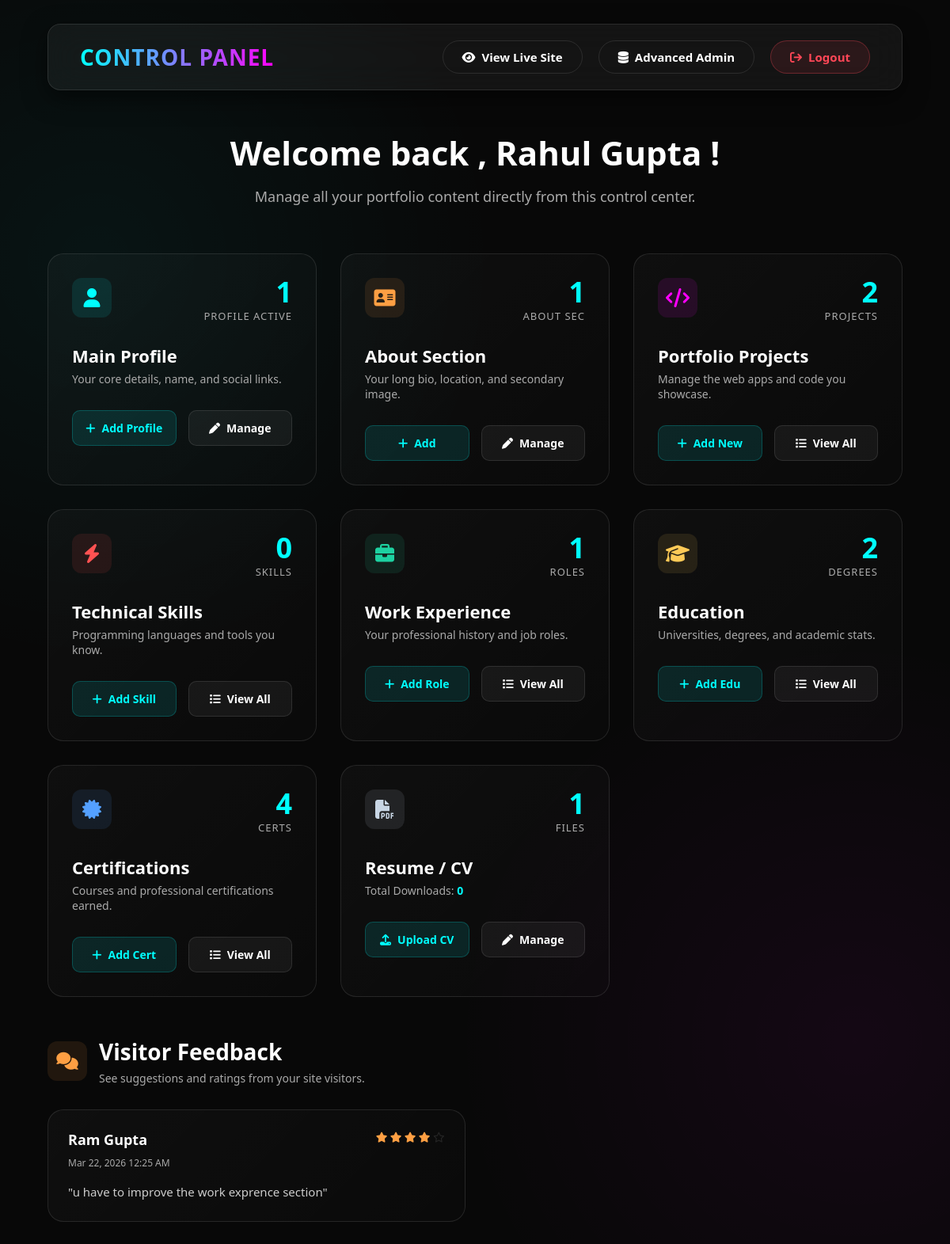
Screenshot of /admins/ (signed in) with the database file from the repository.
### my_portfolio/models.py (models this page shows, shortened)
class Profile(models.Model):
    name = models.CharField(max_length=100)
    role = models.CharField(max_length=200)
    github = models.URLField()
    linkedin = models.URLField()
    instagram = models.URLField(blank=True)
    twitter = models.URLField(blank=True)
    email = models.EmailField()
    profile_image = models.ImageField(upload_to='profile/')

class Resume(models.Model):
    title = models.CharField(max_length=200)
    resume_file = models.FileField(upload_to="resume/")
    downloads = models.IntegerField(default=0)
    updated_at = models.DateTimeField(auto_now=True)

class Feedback(models.Model):
    name = models.CharField(max_length=150, blank=True, null=True, default="Anonymous")
    rating = models.IntegerField(default=5)
    comment = models.TextField()
    created_at = models.DateTimeField(auto_now_add=True)

### my_portfolio/views.py (the view)
# urls.py: path('admins/', views.admins, name='admins'),
@login_required(login_url="admin_login")
def admins(request):
    profile = Profile.objects.first()
    feedbacks = Feedback.objects.all().order_by('-created_at')
    for fb in feedbacks:
        fb.stars_range = range(fb.rating)
        fb.empty_stars_range = range(5 - fb.rating)
    context = {
        'profile': profile,
        'projects_count': Project.objects.count(),
        'experiences_count': Experience.objects.count(),
        'educations_count': Education.objects.count(),
        'certificates_count': Certificate.objects.count(),
        'skills_count': Skill.objects.count(),
        'has_resume': Resume.objects.exists(),
        'resume': Resume.objects.first(),
        'has_about': About.objects.exists(),
        'feedbacks': feedbacks,
    }
    return render(request, "admins.html", context)

### my_portfolio/templates/admins.html (shortened to what this page needs)
{% load static %}
<!DOCTYPE html>
<html lang="en">
<head>
    <link rel="stylesheet" href="https://cdnjs.cloudflare.com/ajax/libs/font-awesome/6.5.0/css/all.min.css">
    <link href="https://unpkg.com/aos@2.3.1/dist/aos.css" rel="stylesheet">
</head>
<body>
    <div class="header" data-aos="fade-down">
        <div class="logo">
            <h1>Control Panel</h1>
        </div>
        <div class="header-actions">
            <a href="{% url 'viewers' %}" class="btn btn-outline" target="_blank">
                <i class="fa-solid fa-eye"></i> View Live Site
            </a>
            <a href="/admin/" class="btn btn-outline">
                <i class="fa-solid fa-database"></i> Advanced Admin
            </a>
            <a href="{% url 'admin_logout' %}" class="btn btn-danger">
                <i class="fa-solid fa-arrow-right-from-bracket"></i> Logout
            </a>
        </div>
    </div>
    <div class="dashboard-container">
        <div class="dashboard-header" data-aos="zoom-in">
            <h2>Welcome back {% if profile %}, {{ profile.name }} {% endif %}!</h2>
            <p>Manage all your portfolio content directly from this control center.</p>
        </div>
        <div class="grid">
            <div class="admin-card" data-aos="fade-up" data-aos-delay="0">
                <div class="card-header">
                    <div class="card-icon"><i class="fa-solid fa-user"></i></div>
                    <div class="card-stat">
                        <h3>1</h3>
                        <span>Profile Active</span>
                    </div>
                </div>
                <div class="card-title">Main Profile</div>
                <p style="color:var(--text-muted); font-size: 14px; margin-top:5px;">Your core details, name, and social links.</p>
                <div class="card-actions">
                    <a href="/admin/my_portfolio/profile/add/" class="card-btn btn-add"><i class="fa-solid fa-plus"></i> Add Profile</a>
                    <a href="/admin/my_portfolio/profile/" class="card-btn btn-manage"><i class="fa-solid fa-pen"></i> Manage</a>
                </div>
            </div>
            <div class="admin-card" data-aos="fade-up" data-aos-delay="100">
                <div class="card-header">
                    <div class="card-icon" style="color: #ff9f43; background: rgba(255, 159, 67, 0.1);"><i class="fa-solid fa-address-card"></i></div>
                    <div class="card-stat">
                        <h3>{% if has_about %}1{% else %}0{% endif %}</h3>
                        <span>About Sec</span>
                    </div>
                </div>
                <div class="card-title">About Section</div>
                <p style="color:var(--text-muted); font-size: 14px; margin-top:5px;">Your long bio, location, and secondary image.</p>
                <div class="card-actions">
                    <a href="/admin/my_portfolio/about/add/" class="card-btn btn-add"><i class="fa-solid fa-plus"></i> Add</a>
                    <a href="/admin/my_portfolio/about/" class="card-btn btn-manage"><i class="fa-solid fa-pen"></i> Manage</a>
                </div>
            </div>
            <div class="admin-card" data-aos="fade-up" data-aos-delay="200">
                <div class="card-header">
                    <div class="card-icon" style="color: #ff00ff; background: rgba(255, 0, 255, 0.1);"><i class="fa-solid fa-code"></i></div>
                    <div class="card-stat">
                        <h3>{{ projects_count }}</h3>
                        <span>Projects</span>
                    </div>
                </div>
                <div class="card-title">Portfolio Projects</div>
                <p style="color:var(--text-muted); font-size: 14px; margin-top:5px;">Manage the web apps and code you showcase.</p>
                <div class="card-actions">
                    <a href="/admin/my_portfolio/project/add/" class="card-btn btn-add"><i class="fa-solid fa-plus"></i> Add New</a>
                    <a href="/admin/my_portfolio/project/" class="card-btn btn-manage"><i class="fa-solid fa-list"></i> View All</a>
                </div>
            </div>
            <div class="admin-card" data-aos="fade-up" data-aos-delay="300">
                <div class="card-header">
                    <div class="card-icon" style="color: #ff5252; background: rgba(255, 82, 82, 0.1);"><i class="fa-solid fa-bolt"></i></div>
                    <div class="card-stat">
                        <h3>{{ skills_count }}</h3>
                        <span>Skills</span>
                    </div>
                </div>
                <div class="card-title">Technical Skills</div>
                <p style="color:var(--text-muted); font-size: 14px; margin-top:5px;">Programming languages and tools you know.</p>
                <div class="card-actions">
                    <a href="/admin/my_portfolio/skill/add/" class="card-btn btn-add"><i class="fa-solid fa-plus"></i> Add Skill</a>
                    <a href="/admin/my_portfolio/skill/" class="card-btn btn-manage"><i class="fa-solid fa-list"></i> View All</a>
                </div>
            </div>
            <div class="admin-card" data-aos="fade-up" data-aos-delay="400">
                <div class="card-header">
                    <div class="card-icon" style="color: #1dd1a1; background: rgba(29, 209, 161, 0.1);"><i class="fa-solid fa-briefcase"></i></div>
                    <div class="card-stat">
                        <h3>{{ experiences_count }}</h3>
                        <span>Roles</span>
                    </div>
                </div>
                <div class="card-title">Work Experience</div>
                <p style="color:var(--text-muted); font-size: 14px; margin-top:5px;">Your professional history and job roles.</p>
                <div class="card-actions">
                    <a href="/admin/my_portfolio/experience/add/" class="card-btn btn-add"><i class="fa-solid fa-plus"></i> Add Role</a>
                    <a href="/admin/my_portfolio/experience/" class="card-btn btn-manage"><i class="fa-solid fa-list"></i> View All</a>
                </div>
            </div>
             <div class="admin-card" data-aos="fade-up" data-aos-delay="500">
                <div class="card-header">
                    <div class="card-icon" style="color: #feca57; background: rgba(254, 202, 87, 0.1);"><i class="fa-solid fa-graduation-cap"></i></div>
                    <div class="card-stat">
                        <h3>{{ educations_count }}</h3>
                        <span>Degrees</span>
                    </div>
                </div>
                <div class="card-title">Education</div>
                <p style="color:var(--text-muted); font-size: 14px; margin-top:5px;">Universities, degrees, and academic stats.</p>
                <div class="card-actions">
                    <a href="/admin/my_portfolio/education/add/" class="card-btn btn-add"><i class="fa-solid fa-plus"></i> Add Edu</a>
                    <a href="/admin/my_portfolio/education/" class="card-btn btn-manage"><i class="fa-solid fa-list"></i> View All</a>
                </div>
            </div>
            <div class="admin-card" data-aos="fade-up" data-aos-delay="600">
                <div class="card-header">
                    <div class="card-icon" style="color: #54a0ff; background: rgba(84, 160, 255, 0.1);"><i class="fa-solid fa-certificate"></i></div>
                    <div class="card-stat">
                        <h3>{{ certificates_count }}</h3>
                        <span>Certs</span>
                    </div>
                </div>
                <div class="card-title">Certifications</div>
                <p style="color:var(--text-muted); font-size: 14px; margin-top:5px;">Courses and professional certifications earned.</p>
                <div class="card-actions">
                    <a href="/admin/my_portfolio/certificate/add/" class="card-btn btn-add"><i class="fa-solid fa-plus"></i> Add Cert</a>
                    <a href="/admin/my_portfolio/certificate/" class="card-btn btn-manage"><i class="fa-solid fa-list"></i> View All</a>
                </div>
            </div>
            <div class="admin-card" data-aos="fade-up" data-aos-delay="700">
                <div class="card-header">
                    <div class="card-icon" style="color: #c8d6e5; background: rgba(200, 214, 229, 0.1);"><i class="fa-solid fa-file-pdf"></i></div>
                    <div class="card-stat">
                        <h3>{% if has_resume %}1{% else %}0{% endif %}</h3>
                        <span>Files</span>
                    </div>
                </div>
                <div class="card-title">Resume / CV</div>
                <p style="color:var(--text-muted); font-size: 14px; margin-top:5px;">Total Downloads: <strong style="color:var(--primary);">{{ resume.downloads|default:"0" }}</strong></p>
                <div class="card-actions">
                    <a href="/admin/my_portfolio/resume/add/" class="card-btn btn-add"><i class="fa-solid fa-upload"></i> Upload CV</a>
                    <a href="/admin/my_portfolio/resume/" class="card-btn btn-manage"><i class="fa-solid fa-pen"></i> Manage</a>
                </div>
            </div>
        </div>
        <div class="feedback-section" data-aos="fade-up" style="margin-top: 50px;">
            <div class="dashboard-header" style="margin-bottom: 30px; text-align: left; display: flex; align-items: center; gap: 15px;">
                <div class="card-icon" style="color: #ff9f43; background: rgba(255,159,67,0.1); width: 50px; height: 50px; font-size: 22px; border-radius: 12px; display: flex; justify-content: center; align-items: center;"><i class="fa-solid fa-comments"></i></div>
                <div>
                    <h2 style="font-size: 28px; font-weight: 700; margin: 0;">Visitor Feedback</h2>
                    <p style="font-size: 14px; margin-top: 5px; color: var(--text-muted);">See suggestions and ratings from your site visitors.</p>
                </div>
            </div>
            <div class="feedback-grid" style="display: grid; grid-template-columns: repeat(auto-fill, minmax(350px, 1fr)); gap: 25px;">
                {% for feedback in feedbacks %}
                <div class="admin-card" style="padding: 25px;">
                    <div style="display: flex; justify-content: space-between; align-items: flex-start; margin-bottom: 15px;">
                        <div>
                            <h4 style="font-size: 18px; color: #fff; margin-bottom: 5px;">{{ feedback.name }}</h4>
                            <span style="font-size: 12px; color: var(--text-muted);">{{ feedback.created_at|date:"M d, Y h:i A" }}</span>
                        </div>
                        <div style="color: #ff9f43; font-size: 13px;">
                            {% for _ in feedback.stars_range %}
                                <i class="fa-solid fa-star"></i>
                            {% endfor %}
                            {% for _ in feedback.empty_stars_range %}
                                <i class="fa-regular fa-star" style="color: rgba(255,255,255,0.1);"></i>
                            {% endfor %}
                        </div>
                    </div>
                    <p style="color: #ccc; font-size: 15px; line-height: 1.6;">"{{ feedback.comment }}"</p>
                </div>
                {% endfor %}
            </div>
        </div>
    </div>
</body>
</html>

### rows the page displays
Profile: name "Rahul Gupta"
Resume: downloads "0"
Feedback: name "Ram Gupta", created_at "Mar 22, 2026 12:25 AM", comment "u have to improve the work exprence section"

### other values shown
{{ projects_count }} "2"
{{ skills_count }} "0"
{{ experiences_count }} "1"
{{ educations_count }} "2"
{{ certificates_count }} "4"
